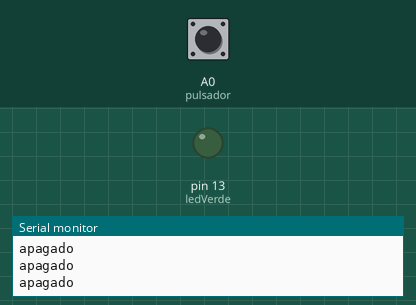
This sketch was run on a simulated Arduino Uno, built with avr-gcc and run on an emulated ATmega328P. On the bench: output pins drawn as LEDs (lit = HIGH), the last lines printed to the serial monitor. Dashed ring = blinking. Inputs (shaded band) come from the test bench; at power-on: A0 (pulsador) LOW.

Above: at 1.2 s.
1.3 s: A0 (pulsador) pulled HIGH for 0.15 s
At 1.38 s:
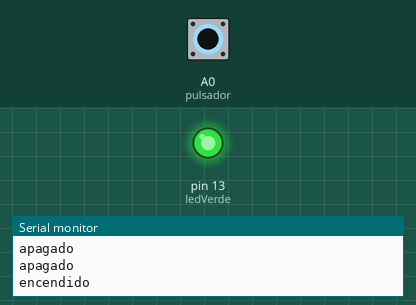
2.9 s: A0 (pulsador) pulled HIGH for 0.15 s
At 3.8 s:
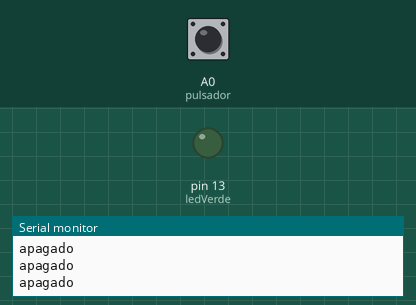
6.0 s: A0 (pulsador) pulled HIGH for 1 s
At 6.8 s:
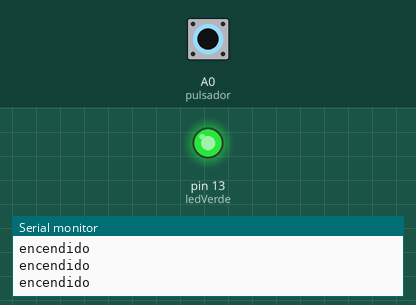
10.0 s: A0 (pulsador) pulsed HIGH 2 times (0.12 s each, 0.3 s apart)
At 10.07 s:
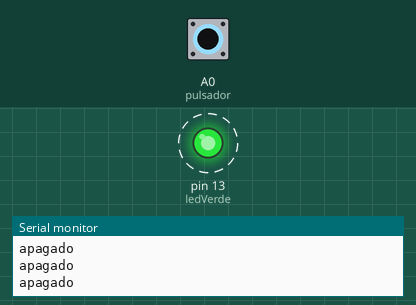
13.6 s: A0 (pulsador) pulsed HIGH 5 times (0.12 s each, 0.3 s apart)
At 15.3 s:
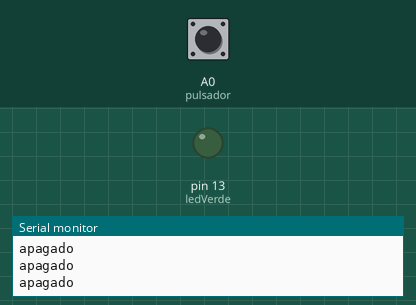
Timing chart, 0 to 16.8 s (numbered marks = the images above; inputs shaded):
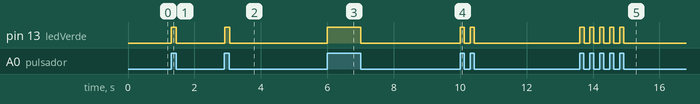

The sketch:

pulsador.ino
```cpp
int pulsador = A0;
int estadoPulsador = 0;
int ledVerde = 13;
void setup() {
  pinMode(pulsador, INPUT);
  pinMode(ledVerde, OUTPUT);
  Serial.begin(9600);
}

void loop() {
  estadoPulsador = digitalRead(pulsador);

  if (estadoPulsador == 1) {
    digitalWrite(ledVerde, HIGH);
    Serial.println("encendido");
  }

  if (estadoPulsador == 0) {
    digitalWrite(ledVerde, LOW);
    Serial.println("apagado");
  }
}
```

Measured:
- after the input at 1.3 s, pin 13 (ledVerde): LOW → HIGH at once, → LOW 0.15 s later
- after the input at 2.9 s, pin 13 (ledVerde): LOW → HIGH at once, → LOW 0.15 s later
- after the input at 6.0 s, pin 13 (ledVerde): LOW → HIGH at once, → LOW 1.0 s later
- after the input at 10.0 s, pin 13 (ledVerde): alternates HIGH for 0.12 s and LOW for 0.18 s, 4 changes in all, then stays LOW, starting at once
- after the input at 13.6 s, pin 13 (ledVerde): alternates HIGH for 0.13 s and LOW for 0.18 s, 10 changes in all, then stays LOW, starting at once
